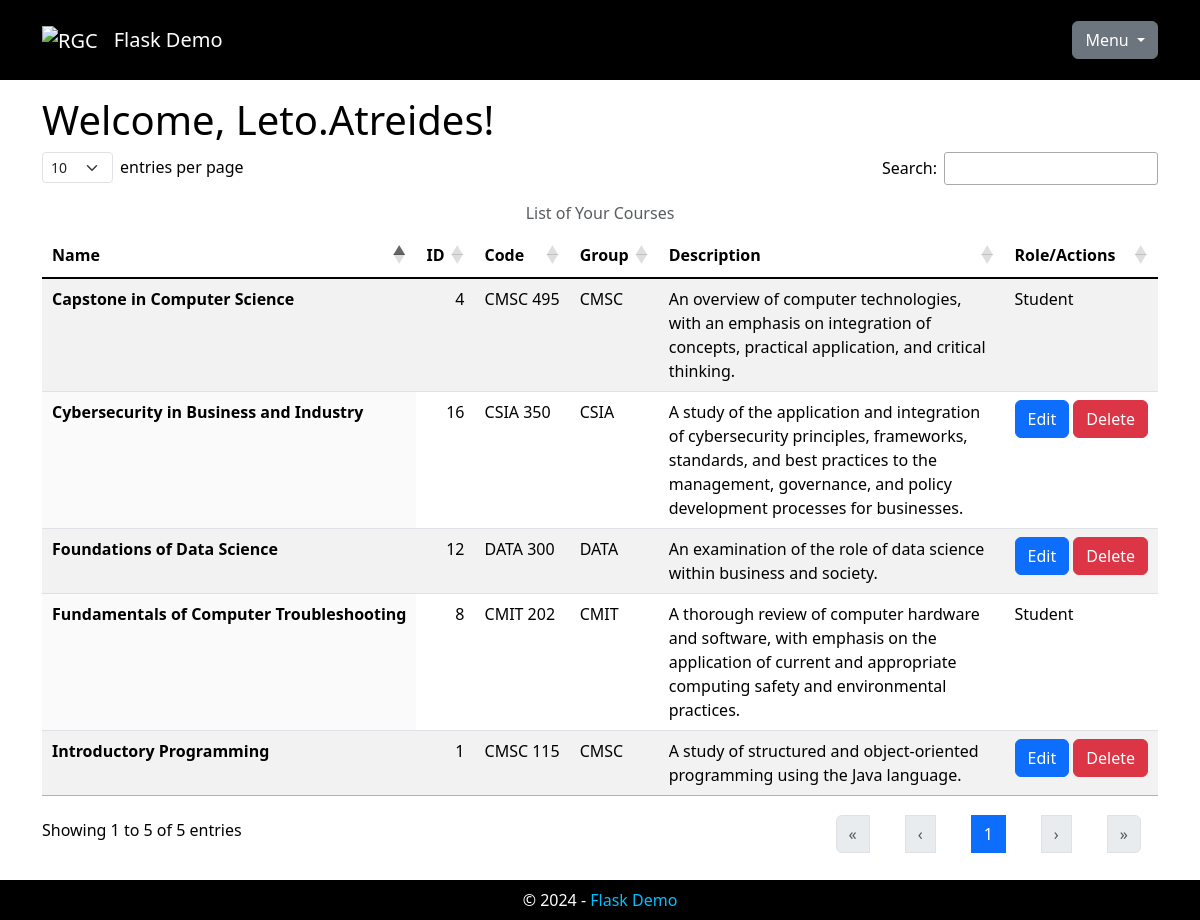
Screenshot of /index (signed in) with the database file from the repository.
### app/models.py (models this page shows, shortened)
class User(UserMixin, db.Model):
    __tablename__ = 'users'
    user_id: Mapped[int] = mapped_column(primary_key=True)
    username: Mapped[str] = mapped_column(
        String(64), index=True, unique=True)
    user_email: Mapped[Optional[str]] = mapped_column(
        String(128), unique=True)
    is_admin: Mapped[bool] = mapped_column()
    password_hash: Mapped[Optional[str]] = mapped_column(
        String(256))
    associations: Mapped[List['Association']] = relationship(
        back_populates='user')
    def get_id(self):
        return self.user_id

class Course(db.Model):
    __tablename__ = 'courses'
    course_id: Mapped[int] = mapped_column(primary_key=True)
    course_name: Mapped[str] = mapped_column(
        String(64), index=True, unique=True)
    course_code: Mapped[str] = mapped_column(
        String(64))
    course_group: Mapped[Optional[str]] = mapped_column(
        String(64))
    course_desc: Mapped[Optional[str]] = mapped_column(
        String(256))
    associations: Mapped[List['Association']] = relationship(
        back_populates='course')

class Role(db.Model):
    __tablename__ = 'roles'
    role_id: Mapped[int] = mapped_column(primary_key=True)
    role_name: Mapped[str] = mapped_column(
        String(64), index=True, unique=True)
    role_privilege: Mapped[int] = mapped_column(unique=True)
    associations: Mapped[List['Association']] = relationship(
        back_populates='role')

### app/main/main_routes.py (the view)
@bp.route('/')
@bp.route('/index')
@login_required
def index():
    _page_title = 'Flask Demo'
    if current_user.is_admin:
        _courses = Course.query.all()
    else:
        _user_id = int(current_user.get_id())
        _courses = db.session.query(
            Course.course_id, Course.course_name, Course.course_code,
            Course.course_group, Course.course_desc,
            Role.role_id, Role.role_name).join(
                Association,
                Course.course_id == Association.course_id).join(
                    Role, Role.role_id == Association.role_id).filter(
                        Association.user_id == _user_id).all()
    _courses = [_courses] if not isinstance(_courses, list) else _courses
    _html = render_template('main/index.html', page_title=_page_title,
                            courses=_courses)
    return _html

### app/models.py (called while the page is built)
@login.user_loader
def load_user(user_id):
    validate_input('user_id', user_id, int)
    return db.session.get(User, user_id)

### app/templates/main/index.html (shortened to what this page needs)
{% extends "base.html" %}
{% block head %}
{{ super() }}
<link rel="stylesheet" type="text/css" href="{{ url_for('static', filename='css/dataTables.dataTables.min.css') }}">
<link rel="stylesheet" type="text/css" href="{{ url_for('static', filename='css/dataTables.bootstrap5.min.css') }}">
{% endblock %}
{% block content %}
{% if current_user.is_anonymous %}
<h1>Welcome!</h1>
<p>You should log in.</p>
{% else %}
<h1>Welcome, {{ current_user.username }}!</h1>
<table id="data-table" class="table table-striped display caption-top">
  <caption class="text-center">List of Your Courses</caption>
  <thead>
    <tr>
      <th scope="col">Name</th>
      <th scope="col">ID</th>
      <th scope="col">Code</th>
      <th scope="col">Group</th>
      <th scope="col">Description</th>
      <th scope="col">Role/Actions</th>
    </tr>
  </thead>
  <tbody class="table-group-divider">
    {% for course in courses %}
    <tr>
      <th scope="row" class="text-nowrap">{{ course.course_name }}</th>
      <td class="text-nowrap">{{ course.course_id }}</td>
      <td class="text-nowrap">{{ course.course_code }}</td>
      <td class="text-nowrap">{{ course.course_group }}</td>
      <td>{{ course.course_desc }}</td>
      {% if current_user.is_admin or (course.role_id | default(4)) in [1, 2] %}
      <td class="no-sort text-nowrap">
        <a class="btn btn-primary" href="{{ url_for('admin.edit_course', course_id=course.course_id) }}" title="Edit">Edit</a>
        <a class="btn btn-danger" href="{{ url_for('admin.delete_course', course_id=course.course_id) }}" title="Delete">Delete</a>
      </td>
      {% else %}
      <td>{{ course.role_name }}</td>
      {% endif %}
    </tr>
    {% endfor %}
  </tbody>
</table>
{% endif %}
{% endblock %}

### app/static/css/base.css (style rules this page uses)
html { font-family: sans-serif; }
body { margin-top: 10vh !important; }
a { text-decoration: none; }

### rows the page displays
User: username "Leto.Atreides"
Course: course_name "Introductory Programming", course_id "1", course_code "CMSC 115", course_group "CMSC", course_desc "A study of structured and object-oriented programming using the Java language."
Course: course_name "Capstone in Computer Science", course_id "4", course_code "CMSC 495", course_group "CMSC", course_desc "An overview of computer technologies, with an emphasis on integration of concepts, practical application, and critical thinking.", role_name "Student"
Course: course_name "Fundamentals of Computer Troubleshooting", course_id "8", course_code "CMIT 202", course_group "CMIT", course_desc "A thorough review of computer hardware and software, with emphasis on the application of current and appropriate computing safety and environmental practices.", role_name "Student"
Course: course_name "Foundations of Data Science", course_id "12", course_code "DATA 300", course_group "DATA", course_desc "An examination of the role of data science within business and society."
Course: course_name "Cybersecurity in Business and Industry", course_id "16", course_code "CSIA 350", course_group "CSIA", course_desc "A study of the application and integration of cybersecurity principles, frameworks, standards, and best practices to the management, governance, and policy development processes for businesses."
